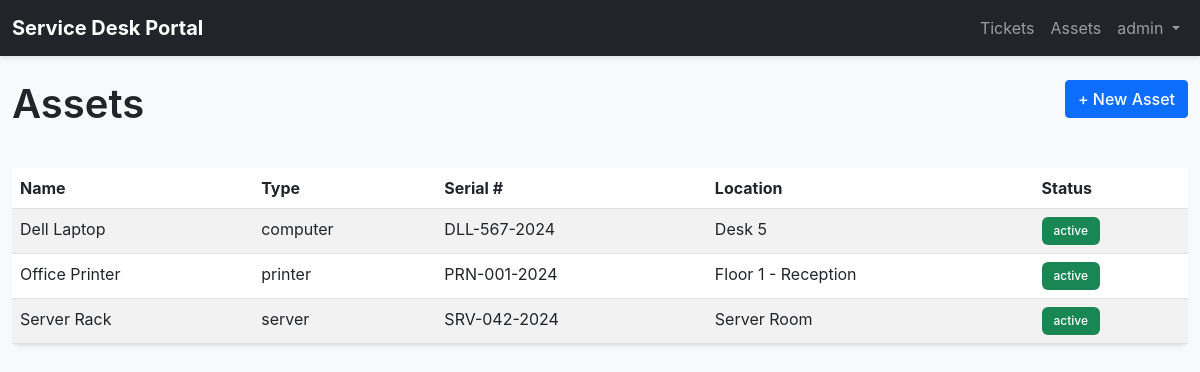
Screenshot of /index.php?action=assets (signed in) with the database file from the repository.
### tables this page shows
CREATE TABLE IF NOT EXISTS assets (
    id INT AUTO_INCREMENT PRIMARY KEY,
    name VARCHAR(100) NOT NULL,
    asset_type VARCHAR(50) NOT NULL,
    serial_number VARCHAR(100) UNIQUE,
    location VARCHAR(100),
    status ENUM('active', 'inactive', 'retired') DEFAULT 'active',
    created_at TIMESTAMP DEFAULT CURRENT_TIMESTAMP,
    updated_at TIMESTAMP DEFAULT CURRENT_TIMESTAMP ON UPDATE CURRENT_TIMESTAMP,
    INDEX idx_asset_type (asset_type),
    INDEX idx_status (status)
);

### src/auth.php (called while the page is built, shortened)
<?php
require_once __DIR__ . '/db.php';
class Auth
{
    public static function isLoggedIn(): bool
    {
        return isset($_SESSION['user_id']) && isset($_SESSION['username']);
    }
    public static function user(): ?array
    {
        return [
            'id' => $_SESSION['user_id'],
            'username' => $_SESSION['username'],
            'role' => $_SESSION['role'],
        ];
    }
    public static function validateInput(mixed $data): string
    {
        return htmlspecialchars((string)$data, ENT_QUOTES, 'UTF-8');
    }
}
?>

### src/db.php (called while the page is built, shortened)
<?php
class Database
{
    private static ?PDO $pdo = null;
    public static function connect(): PDO
    {
        $dsn = sprintf(
            "mysql:host=%s;port=%d;dbname=%s;charset=utf8mb4",
            DB_HOST,
            DB_PORT,
            DB_NAME
        );
        self::$pdo = new PDO(
            $dsn,
            DB_USER,
            DB_PASS,
            [
                PDO::ATTR_ERRMODE => PDO::ERRMODE_EXCEPTION,
                PDO::ATTR_DEFAULT_FETCH_MODE => PDO::FETCH_ASSOC,
                PDO::ATTR_EMULATE_PREPARES => false,
            ]
        );
        return self::$pdo;
    }
    public static function query(string $sql, array $params = []): PDOStatement
    {
        $pdo = self::connect();
        $stmt = $pdo->prepare($sql);
        $stmt->execute($params);
        return $stmt;
    }
    public static function fetchAll(string $sql, array $params = []): array
    {
        return self::query($sql, $params)->fetchAll();
    }
}
?>

### public/views/assets.php (the view, shortened to what this page needs)
<?php
$assets = Database::fetchAll('
    SELECT id, name, asset_type, serial_number, location, status
    FROM assets
    ORDER BY name ASC
');
?>
<!DOCTYPE html>
<html lang="en">
<head>
    <link rel="stylesheet" href="https://cdn.jsdelivr.net/npm/bootstrap@5.3.0/dist/css/bootstrap.min.css">
    <link rel="stylesheet" href="/css/style.css">
</head>
<body>
    <?php include __DIR__ . '/navbar.php'; ?>
    <div class="container-fluid mt-4">
        <div class="row mb-3">
            <div class="col-md-6">
                <h1>Assets</h1>
            </div>
            <div class="col-md-6 text-end">
                <?php if ($user['role'] === 'admin'): ?>
                    <button class="btn btn-primary" data-bs-toggle="modal" data-bs-target="#createAssetModal">
                        + New Asset
                    </button>
                <?php else: ?>
                    <small class="text-muted">Only admins can create assets</small>
                <?php endif; ?>
            </div>
        </div>
        <div class="table-responsive">
            <table class="table table-striped">
                <thead>
                    <tr>
                        <th>Name</th>
                        <th>Type</th>
                        <th>Serial #</th>
                        <th>Location</th>
                        <th>Status</th>
                    </tr>
                </thead>
                <tbody>
                    <?php foreach ($assets as $asset): ?>
                        <tr>
                            <td><?= Auth::validateInput($asset['name']) ?></td>
                            <td><?= Auth::validateInput($asset['asset_type']) ?></td>
                            <td><?= Auth::validateInput($asset['serial_number'] ?? '—') ?></td>
                            <td><?= Auth::validateInput($asset['location'] ?? '—') ?></td>
                            <td>
                                <span class="badge bg-<?= $asset['status'] === 'active' ? 'success' : 'secondary' ?>">
                                    <?= Auth::validateInput($asset['status']) ?>
                                </span>
                            </td>
                        </tr>
                    <?php endforeach; ?>
                </tbody>
            </table>
        </div>
    </div>
</body>
</html>

### public/css/style.css (style rules this page uses)
body { font-family: -apple-system, BlinkMacSystemFont, "Segoe UI", Roboto, "Helvetica Neue", Arial, sans-serif; background-color: #f8f9fa; }
.table { background: white; border-radius: 8px; box-shadow: 0 2px 4px rgba(0, 0, 0, 0.1); }
.badge { font-weight: 500; padding: 0.5rem 0.75rem; }
.btn { border-radius: 4px; font-weight: 500; }
.container-fluid { max-width: 1400px; }
h1 { font-weight: 600; color: #212529; margin-bottom: 1.5rem; }
.btn-primary { background-color: #0d6efd; border-color: #0d6efd; }

### rows the page displays
assets: name "Dell Laptop", asset_type "computer", serial_number "DLL-567-2024", location "Desk 5", status "active"
assets: name "Office Printer", asset_type "printer", serial_number "PRN-001-2024", location "Floor 1 - Reception", status "active"
assets: name "Server Rack", asset_type "server", serial_number "SRV-042-2024", location "Server Room", status "active"

### other values shown
Auth::validateInput($user['username']) "admin"
